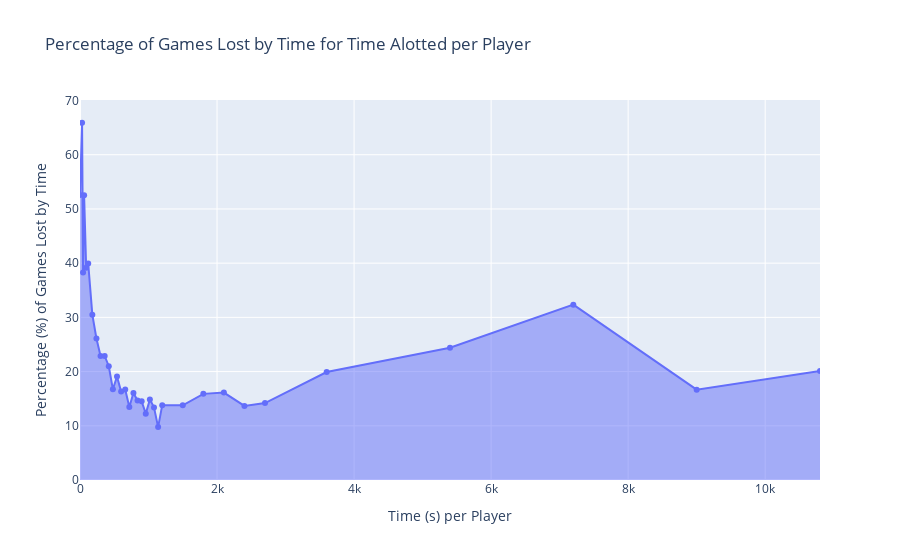

Notebook source saved alongside this figure:
### Markdown cell above
Just a little sidenote: a value of "0" for the regular_seconds_per_player just means that the players are just playing with a time increment per side.

### Code cell
fig = px.area(merged_time_forfeit_df, x = merged_time_forfeit_df.index, y = 'proportion_percentage_lost_by_time', 
    title = 'Percentage of Games Lost by Time for Time Alotted per Player', markers = True, 
    labels = {'regular_seconds_per_player': 'Time (s) per Player','proportion_percentage_lost_by_time': 'Percentage (%) of Games Lost by Time'})

fig.update_layout(
    hoverlabel=dict(
        bgcolor="white",
        font_size=16,
        font_family="Rockwell"
    )
)
fig.update_layout(hovermode="x unified")
fig.show("png")

### Figure 1 — Plotly figure (JSON) as saved in the notebook; plotly's stock layout.template omitted (floating-point values rounded to 4 significant figures)
{"data": [{"hovertemplate": "Time (s) per Player=%{x}<br>Percentage (%) of Games Lost by Time=%{y}<extra></extra>", "legendgroup": "", "line": {"color": "#636efa"}, "marker": {"symbol": "circle"}, "mode": "markers+lines", "name": "", "orientation": "v", "showlegend": false, "stackgroup": "1", "type": "scatter", "x": [0, 30, 45, 60, 90, 120, 180, 240, 300, 360, 420, 480, 540, 600, 660, 720, 780, 840, 900, 960, 1020, 1080, 1140, 1200, 1500, 1800, 2100, 2400, 2700, 3600, 5400, 7200, 9000, 10800], "xaxis": "x", "y": [52.55, 65.9, 38.27, 52.53, 39.17, 39.93, 30.5, 26.11, 22.87, 22.88, 20.99, 16.73, 19.1, 16.31, 16.69, 13.45, 16.05, 14.65, 14.51, 12.24, 14.84, 13.39, 9.76, 13.8, 13.78, 15.89, 16.13, 13.66, 14.2, 19.91, 24.39, 32.35, 16.67, 20.09], "yaxis": "y"}], "layout": {"hoverlabel": {"bgcolor": "white", "font": {"family": "Rockwell", "size": 16}}, "hovermode": "x unified", "legend": {"tracegroupgap": 0}, "title": {"text": "Percentage of Games Lost by Time for Time Alotted per Player"}, "xaxis": {"anchor": "y", "domain": [0, 1], "title": {"text": "Time (s) per Player"}}, "yaxis": {"anchor": "x", "domain": [0, 1], "title": {"text": "Percentage (%) of Games Lost by Time"}}}}
